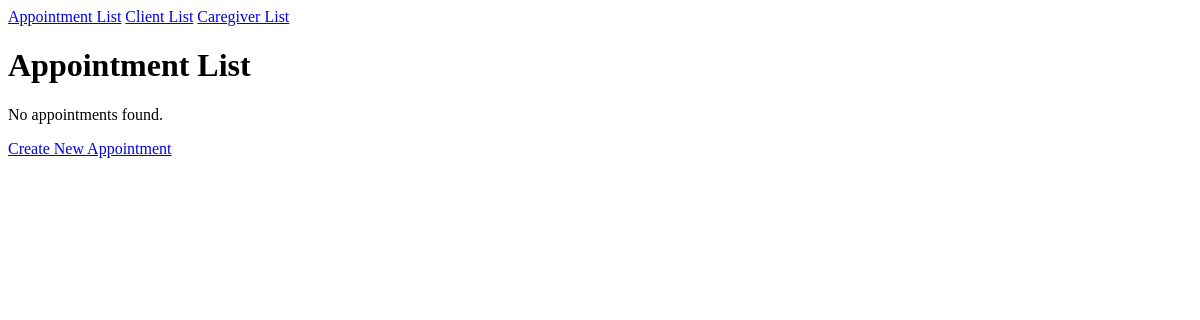
Before: / with the older database file.
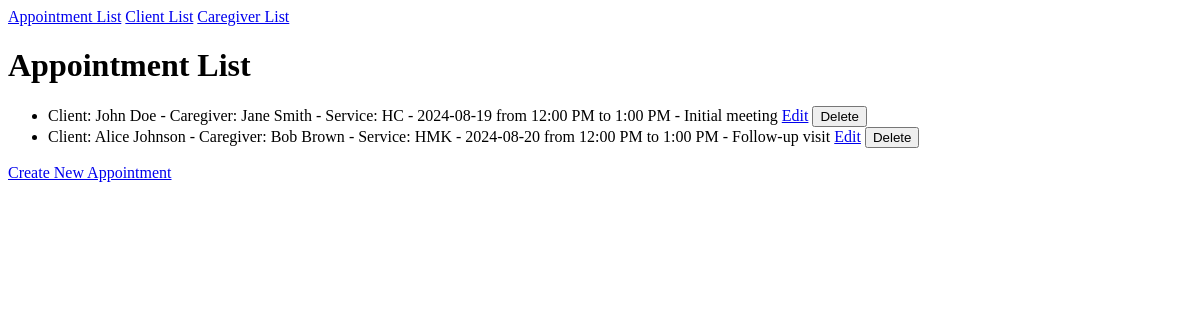
After: the same page with the newer database file.
### tables this page shows
CREATE TABLE IF NOT EXISTS appointments (
        id INT AUTO_INCREMENT PRIMARY KEY,
        client_id INT NOT NULL,
        caregiver_id INT NOT NULL,
        service_id INT NOT NULL,
        date DATE NOT NULL,
        start_time TIME NOT NULL,
        end_time TIME NOT NULL,
        notes VARCHAR(1000),
        FOREIGN KEY (client_id) REFERENCES clients(id),
        FOREIGN KEY (caregiver_id) REFERENCES caregivers(id),
        FOREIGN KEY (service_id) REFERENCES services(id)
);

CREATE TABLE IF NOT EXISTS clients (
        id INT AUTO_INCREMENT PRIMARY KEY,
        first_name VARCHAR(255) NOT NULL,
        last_name VARCHAR(255) NOT NULL,
        email VARCHAR(255) NOT NULL,
        phone_number VARCHAR(20) NOT NULL,
        address VARCHAR(255) NOT NULL
);

CREATE TABLE IF NOT EXISTS caregivers (
        id INT AUTO_INCREMENT PRIMARY KEY,
        first_name VARCHAR(255) NOT NULL,
        last_name VARCHAR(255) NOT NULL,
        email VARCHAR(255) NOT NULL,
        phone_number VARCHAR(20) NOT NULL,
        address VARCHAR(255) NOT NULL,
        pay_rate DECIMAL(10, 2) NOT NULL
);

CREATE TABLE IF NOT EXISTS services (
        id INT AUTO_INCREMENT PRIMARY KEY,
        code VARCHAR(255) NOT NULL,
        description VARCHAR(255) NOT NULL,
        bill_rate DECIMAL(10, 2) NOT NULL
);

### php/appointments/AppointmentRepository.php (called while the page is built, shortened)
<?php
class AppointmentRepository
{
    private PDO $db;
    public function __construct(PDO $db)
    {
        $this->db = $db;
    }
    public function fetchAll(): array
    {
        try {
            $stmt = $this->db->query(
                "SELECT
                appointments.id,
                clients.first_name AS client_first_name,
                clients.last_name AS client_last_name,
                caregivers.first_name AS caregiver_first_name,
                caregivers.last_name AS caregiver_last_name,
                services.code AS service_code,
                appointments.date,
                DATE_FORMAT(appointments.start_time, '%l:%i %p') AS start_time,
                DATE_FORMAT(appointments.end_time, '%l:%i %p') AS end_time,
                appointments.notes
            FROM
                appointments
            JOIN
                clients ON appointments.client_id = clients.id
            JOIN
                caregivers ON appointments.caregiver_id = caregivers.id
            JOIN
                services ON appointments.service_id = services.id
            ORDER BY
                appointments.date, appointments.start_time"
            );
            return $stmt->fetchAll(PDO::FETCH_ASSOC);
        } catch (PDOException $e) {
            error_log('Database error during fetchAll: ' . $e->getMessage());
            return [];
        }
    }
}

### php/appointments/CRUD/views/list-appointments.php (the view, shortened to what this page needs)
<?php
$dbConnection = Database::getInstance()->getConnection();
$appointmentRepo = new AppointmentRepository($dbConnection);
$appointments = $appointmentRepo->fetchAll();
?>
<!DOCTYPE html>
<html lang="en">
<head>
</head>
<body>
    <h1>Appointment List</h1>
    <?php if (!empty($appointments)): ?>
        <ul id="appointment-list">
            <?php foreach ($appointments as $appointmentItem): ?>
                <li data-client="<?php echo htmlspecialchars($appointmentItem['client_last_name']); ?>" data-caregiver="<?php echo htmlspecialchars($appointmentItem['caregiver_last_name']); ?>" data-date="<?php echo htmlspecialchars($appointmentItem['date']); ?>">
                    Client: <?php echo htmlspecialchars($appointmentItem['client_first_name']) . ' ' . htmlspecialchars($appointmentItem['client_last_name']); ?>
                    -
                    Caregiver:
                    <?php echo htmlspecialchars($appointmentItem['caregiver_first_name']) . ' ' . htmlspecialchars($appointmentItem['caregiver_last_name']); ?>
                    -
                    Service:
                    <?php echo htmlspecialchars($appointmentItem['service_code']) ?>
                    -
                    <?php echo htmlspecialchars($appointmentItem['date']); ?>
                    from
                    <?php echo htmlspecialchars($appointmentItem['start_time']); ?>
                    to
                    <?php echo htmlspecialchars($appointmentItem['end_time']); ?>
                    -
                    <?php echo htmlspecialchars($appointmentItem['notes']); ?>
                    <a href="./php/Appointments/crud/update-appointment.php?id=<?php echo htmlspecialchars($appointmentItem['id']); ?>">Edit</a>
                    <form method="POST" action="./php/Appointments/crud/delete-appointment.php" style="display:inline;">
                        <button type="submit">Delete</button>
                    </form>
                </li>
            <?php endforeach; ?>
        </ul>
    <?php else: ?>
        <p>No appointments found.</p>
    <?php endif; ?>
    <a href="./php/Appointments/crud/views/create-appointment-form.php">Create New Appointment</a>
</body>
</html>

### public/index.php (shortened to what this page needs)
<!DOCTYPE html>
<html lang="en">
<head>
</head>
<body>
    <?php include './php/nav.php'; ?>
    <?php include './php/Appointments/crud/views/list-appointments.php'; ?>
</body>
</html>

### php/nav.php
<nav>
    <a href="http://localhost:3000/">Appointment List</a>
    <a href="/php/Clients/crud/views/list-clients.php">Client List</a>
    <a href="/php/Caregivers/crud/views/list-caregivers.php">Caregiver List</a>
</nav>

Changed rows visible on the page:
now on this page (row edited): appointments: client.first_name "John", client.last_name "Doe", caregiver.first_name "Jane", caregiver.last_name "Smith", service.code "HC", date "2024-08-19", start_time "12:00 PM", end_time "1:00 PM", notes "Initial meeting"
now on this page (row edited): appointments: client.first_name "Alice", client.last_name "Johnson", caregiver.first_name "Bob", caregiver.last_name "Brown", service.code "HMK", date "2024-08-20", start_time "12:00 PM", end_time "1:00 PM", notes "Follow-up visit"
Other visible differences:
text no longer shown: "No appointments found."
